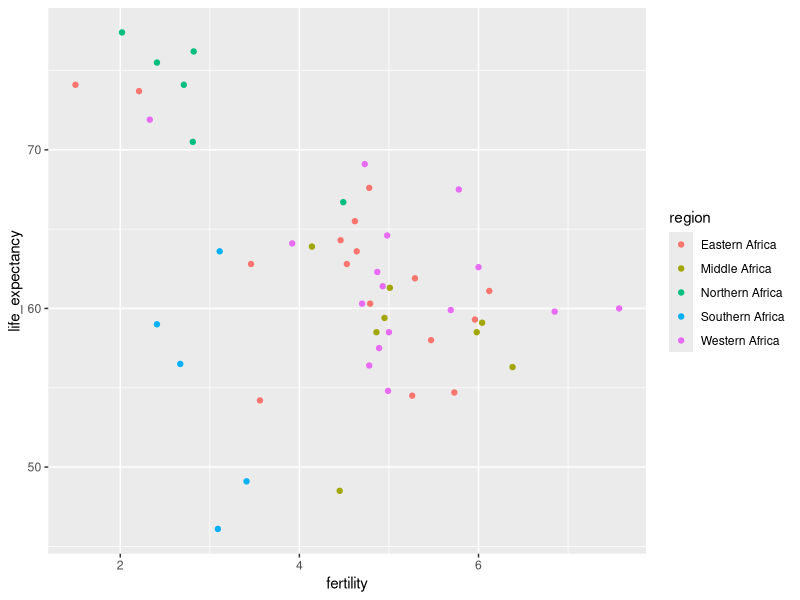
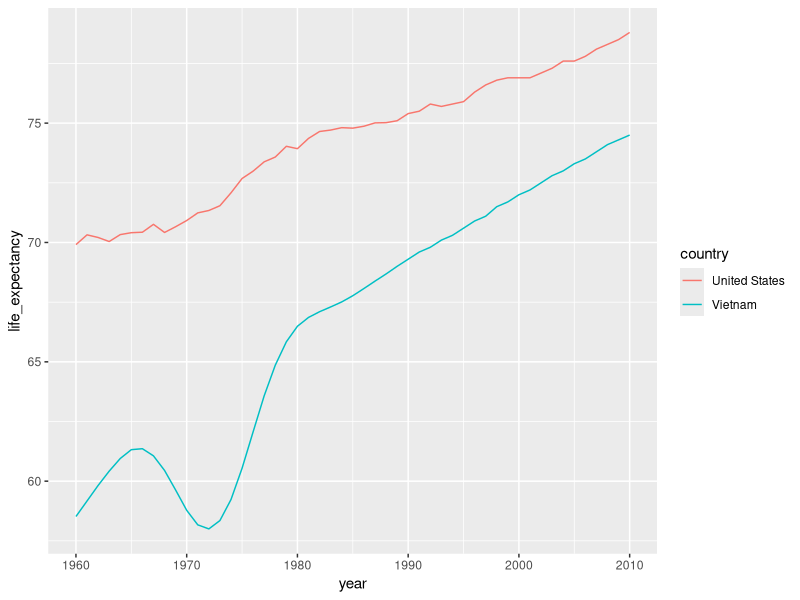
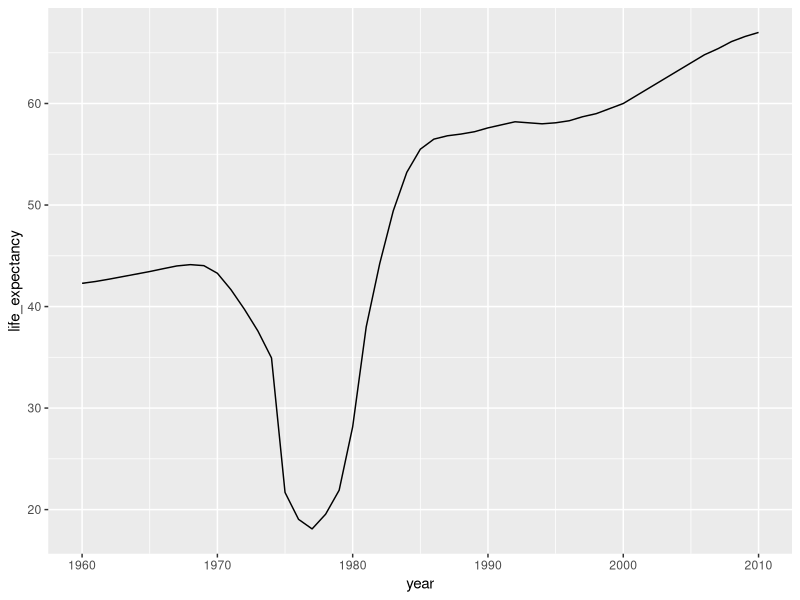
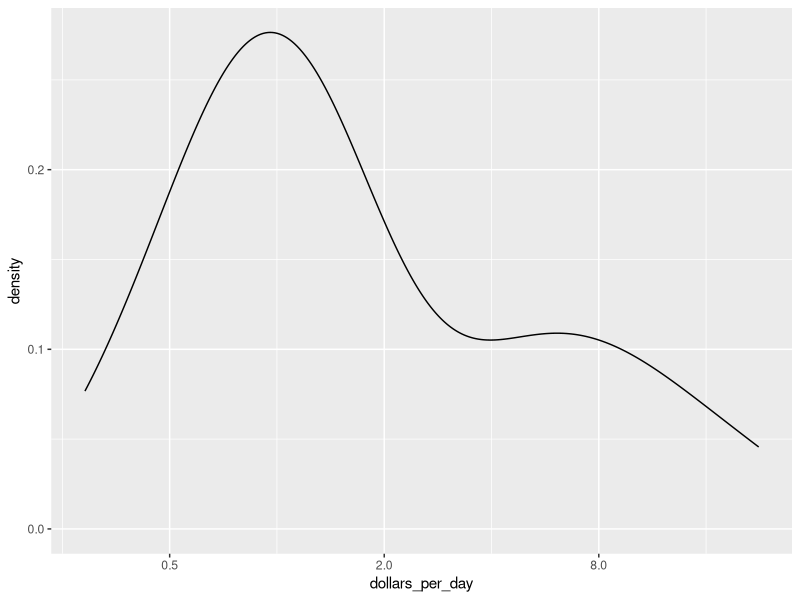
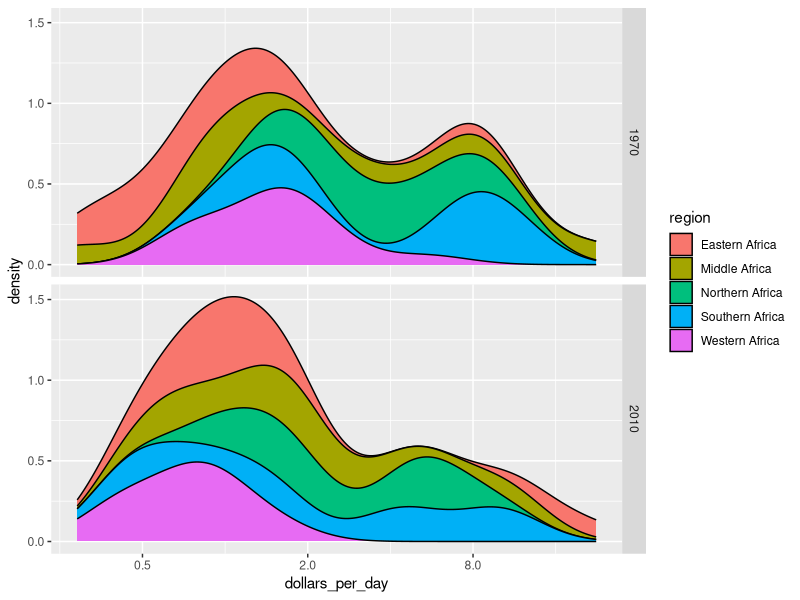
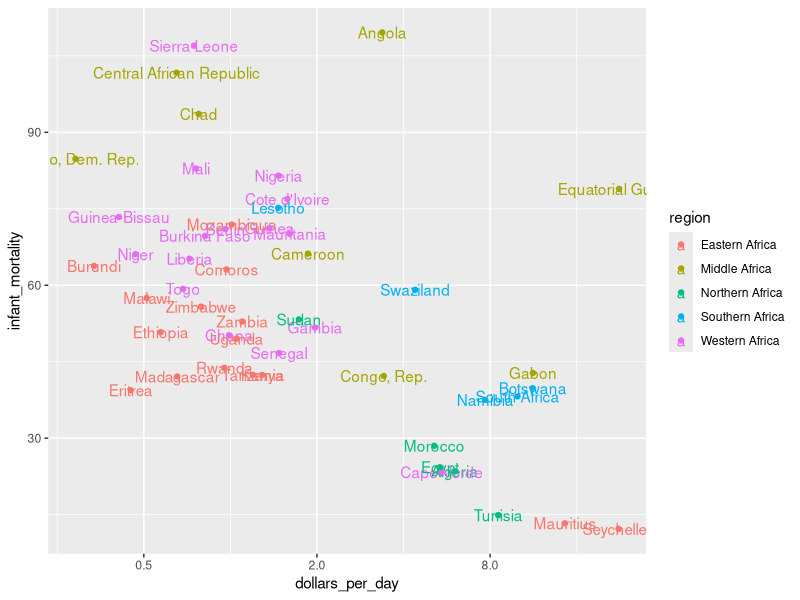
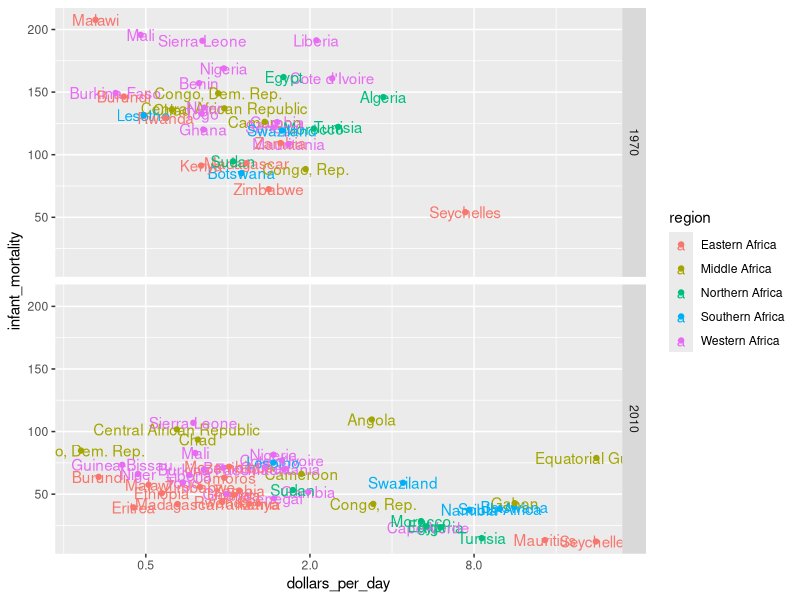

Here is the R script that generated these plots, in order:
library(dplyr)
library(ggplot2)
library(dslabs)
data(gapminder)

# Scatter plot of life expectancy 
# versus fertility for the African continent in 2012 by region.

gapminder %>% filter(year == 2012 & continent == "Africa") %>%
  ggplot(aes(x = fertility, y = life_expectancy, color = region)) +
  geom_point()

# African countries that in 2012 had fertility rates of 
# 3 or less and life expectancies of at least 70.

df = gapminder %>% 
  filter(year == 2012 & 
           continent == "Africa" & 
           life_expectancy >= 70 & 
           fertility <= 3) %>%
  select(country, region) %>%
  arrange(region)

# Vietnam war: Life expectancy from 1960 
# to 2010 in USA and Vietnam

vietnam_war_years = seq(1960, 2010)
vietnam_war_countries = c("Vietnam", "United States")
tab = gapminder %>%
  filter(year %in% vietnam_war_years &
           country %in% vietnam_war_countries)

p = tab %>%
  ggplot(aes(x = year, y = life_expectancy, color = country)) +
  geom_line()
p

# Communist Khmer Rouge ruling Cambodia: Life expectancy 
# from 1975 to 1979 in Cambodia

tab = gapminder %>%
  filter(year %in% seq(1960, 2010) &
           country == "Cambodia")

p = tab %>%
  ggplot(aes(x = year, y = life_expectancy)) +
  geom_line()
p

# plot dollars per day for African countries in 2010
# using GDP data

daydollars = gapminder %>% 
  mutate(dollars_per_day = gdp/population/365) %>%
  filter(continent == "Africa" & 
           year == 2010 & 
           !is.na(dollars_per_day))

# smooth density plot using a log (base 2) x axis

daydollars %>% 
  ggplot(aes(dollars_per_day)) +
  geom_density() +
  scale_x_continuous(trans = "log2")

# density plots for 1970 and 2010

years = c(1970, 2010)

daydollars = gapminder %>% 
  mutate(dollars_per_day = gdp/population/365) %>%
  filter(continent == "Africa" & 
           year %in% years & 
           !is.na(dollars_per_day))

daydollars %>% 
  ggplot(aes(dollars_per_day, fill = region)) +
  geom_density(bw = 0.5, position = "stack") +
  scale_x_continuous(trans = "log2") +
  facet_grid(rows = years)

# infant mortality rates versus dollars per day for
# African countries.

gapminder_Africa_2010 = gapminder %>%
  mutate(dollars_per_day = gdp/population/365) %>%
  filter(continent == "Africa" & 
           year == 2010 & 
           !is.na(dollars_per_day))

gapminder_Africa_2010 %>%
  ggplot(aes(x = dollars_per_day,
             y = infant_mortality,
             color = region,
             label = country)) +
  scale_x_continuous(trans = "log2") +
  geom_text() +
  geom_point()

# Infant mortality and dollars per day patterns 
# African countries between 1970 and 2010.
years = c(1970, 2010)
gapminder_Africa_1970_and_2010 = gapminder %>%
  mutate(dollars_per_day = gdp/population/365) %>%
  filter(year %in% years &
           continent == "Africa" & 
           !is.na(dollars_per_day) &
           !is.na(infant_mortality))

plot = gapminder_Africa_1970_and_2010 %>%
  ggplot(aes(x = dollars_per_day,
             y = infant_mortality,
             color = region,
             label = country)) +
  scale_x_continuous(trans = "log2") +
  geom_text() +
  geom_point()

plot + facet_grid(year~.)
